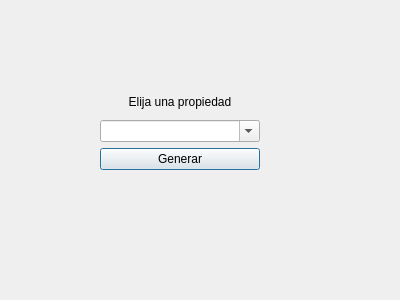
<?xml version="1.0" encoding="UTF-8"?>
<ui version="4.0">
 <class>dlg_ListadoProp</class>
 <widget class="QDialog" name="dlg_ListadoProp">
  <property name="geometry">
   <rect>
    <x>0</x>
    <y>0</y>
    <width>400</width>
    <height>300</height>
   </rect>
  </property>
  <property name="windowTitle">
   <string>Gestion Tipo Prop</string>
  </property>
  <property name="windowIcon">
   <iconset>
    <normaloff>../img/logo.ico</normaloff>../img/logo.ico</iconset>
  </property>
  <property name="modal">
   <bool>true</bool>
  </property>
  <widget class="QWidget" name="verticalLayoutWidget">
   <property name="geometry">
    <rect>
     <x>100</x>
     <y>90</y>
     <width>160</width>
     <height>80</height>
    </rect>
   </property>
   <layout class="QVBoxLayout" name="verticalLayout">
    <item>
     <widget class="QLabel" name="label">
      <property name="text">
       <string>Elija una propiedad</string>
      </property>
      <property name="alignment">
       <set>Qt::AlignmentFlag::AlignCenter</set>
      </property>
     </widget>
    </item>
    <item>
     <widget class="QComboBox" name="chkElegirProp">
      <property name="editable">
       <bool>true</bool>
      </property>
     </widget>
    </item>
    <item>
     <widget class="QPushButton" name="btnGenerarInforme">
      <property name="text">
       <string>Generar</string>
      </property>
     </widget>
    </item>
   </layout>
  </widget>
 </widget>
 <resources/>
 <connections/>
</ui>
